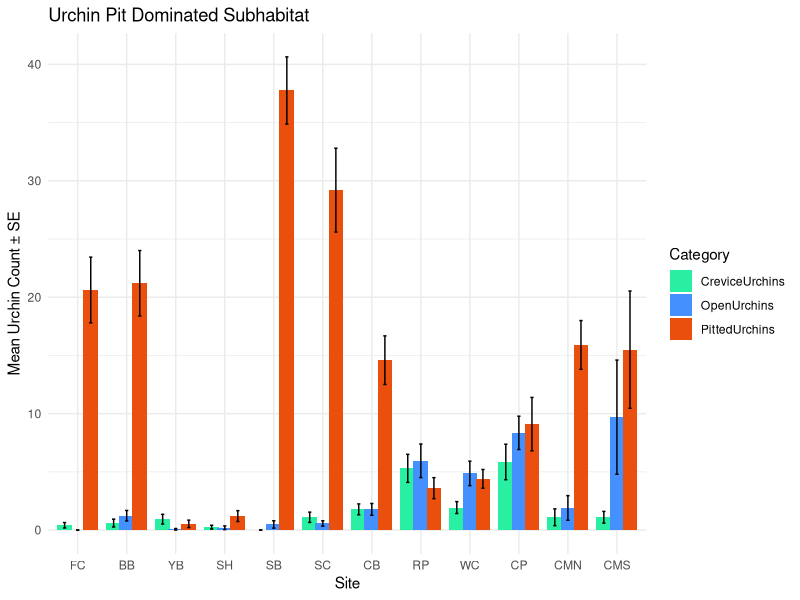
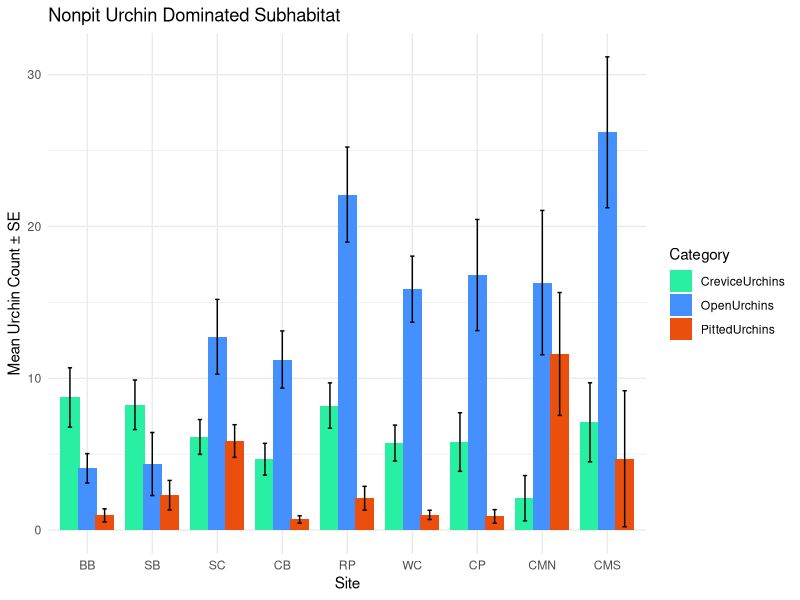
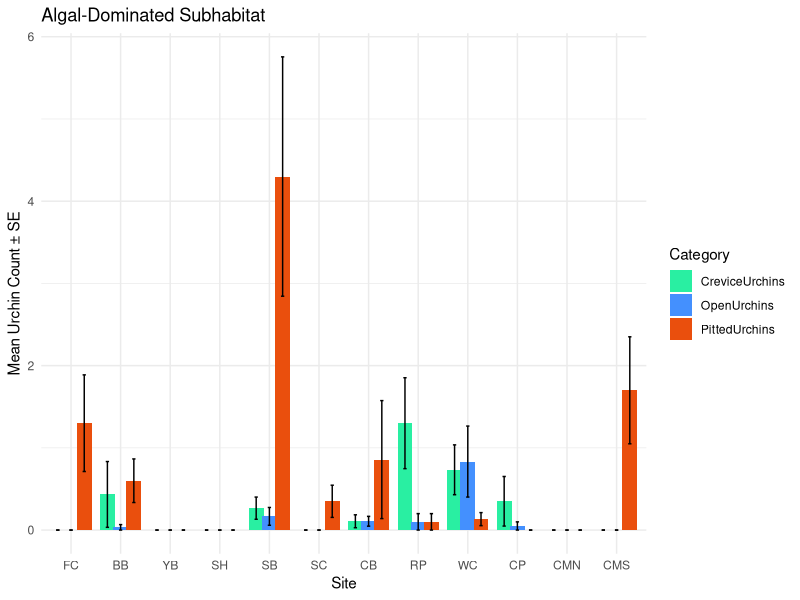

Source code (R) for these figures, in order:
library(tidyverse)
#library(dplyr)
library(vegan)
#library(multcompView)
library(ggplot2)
#library(ggpubr)
#library(FSA)
#library(rcompanion)
#library(tweedie)
library(statmod)
library(viridis)
library(kableExtra)
library(cowplot)

################################################################################
#Set Up data frame 
################################################################################
urch <- read.csv("Data/urch_clean.csv")

#Cali first 
#urch$SiteCode <- factor(urch$SiteCode, levels=c("CMS", "CMN", "CP", "WC" , 
#                                                "RP", "CB", "SC", "SB", "SH", 
#                                               "YB", "BB", "FC"))

urch$SiteCode <- factor(urch$SiteCode, levels = c( "FC", "BB", "YB", "SH", "SB", 
                                                   "SC", "CB","RP", "WC", "CP", 
                                                   "CMN", "CMS"))

site_names <- c(
  "BB" = "Boiler Bay",
  "FC" = "Fogarty Creek",
  "YB" = "Yachats Beach",
  "SH" = "Strawberry Hill",
  "SB" = "Sunset Bay",
  "SC" = "South Cove",
  "CB" = "Cape Blanco",
  "RP" = "Rocky Point",
  "WC" = "Whiskey Creek",
  "CP" = "Chetco Point",
  "CMN" = "Cape Mendocino North",
  "CMS" = "Cape Mendocino South"
)


site_cols <- c(
  "BB" = "#30123BFF",
  "FC" = "#4454C4FF",
  "YB" = "#4490FEFF",
  "SH" = "#1FC8DEFF",
  "SB" = "#29EFA2FF",
  "SC" = "#7DFF56FF",
  "CB" = "#C1F334FF",
  "RP" = "#F1CA3AFF",
  "WC" = "#FE922AFF",
  "CP" = "#EA4F0DFF",
  "CMN" = "#BE2102FF",
  "CMS" = "#7A0403FF"
)

behav_subhab_cols <- c(
  "PittedUrchins" = "#EA4F0DFF",
  "Cryptic" = "#F1CA3AFF",
  "CreviceUrchins" = "#29EFA2FF",
  "OpenUrchins" = "#4490FEFF"
)

View(urch)

# don't look at AZ-- urchin-dominated zones only. 
OnlyUrch <- urch %>%
  filter(Subhabitat %in% c("UPZ", "NPZ"))

# upz only
UPZ <- urch %>%
  filter(Subhabitat== "UPZ")

# upz only
NPZ <- urch %>%
  filter(Subhabitat== "NPZ")

# az only
AZ <- urch%>%
  filter(Subhabitat=="AZ")

#drop SB 2024 from dataset as no true NPZ existed. 
NPZ <- NPZ %>%
  filter(!(SiteCode == "SB" & Year == 2024))


# #remove YB and SH
# NoPerpetua <- OnlyUrch %>%
#   filter(!(SiteCode %in% c("SH", "YB")))

# pivot longer to get behavior 
plotdat <- OnlyUrch %>%
  pivot_longer(
    cols = c(Cryptic, OpenUrchins),
    names_to = "UrchinBehavior",
    values_to = "UrchinDensity"
  )

npz_long <- NPZ %>%
  pivot_longer(
    cols = c(PittedUrchins, CreviceUrchins, OpenUrchins),
    names_to = "Category",
    values_to = "Count"
  )

upz_long <- UPZ %>%
  pivot_longer(
    cols = c(PittedUrchins, CreviceUrchins, OpenUrchins),
    names_to = "Category",
    values_to = "Count"
  )

az_long <- AZ %>%
  pivot_longer(
    cols = c(PittedUrchins, CreviceUrchins, OpenUrchins),
    names_to = "Category",
    values_to = "Count"
  )

# plots to look at mean urch counts 
upz_summary <- upz_long %>%
  group_by(SiteCode, Category) %>%
  summarise(
    mean_count = mean(Count, na.rm = TRUE),
    se_count = sd(Count, na.rm = TRUE) / sqrt(n()),
    .groups = "drop"
  )

upz1 <- ggplot(upz_summary, aes(x = SiteCode, y = mean_count, fill = Category)) +
  geom_col(position = position_dodge(width = 0.8)) +
  geom_errorbar(
    aes(ymin = mean_count - se_count, ymax = mean_count + se_count),
    position = position_dodge(width = 0.8),
    width = 0.2
  ) +
  scale_fill_manual(values = behav_subhab_cols) +
  labs(
    title = "Urchin Pit Dominated Subhabitat",
    x = "Site",
    y = "Mean Urchin Count ± SE",
    fill = "Category"
  ) +
  theme_minimal()

npz_summary <- npz_long %>%
  group_by(SiteCode, Category) %>%
  summarise(
    mean_count = mean(Count, na.rm = TRUE),
    se_count = sd(Count, na.rm = TRUE) / sqrt(n()),
    .groups = "drop"
  )

npz1 <- ggplot(npz_summary, aes(x = SiteCode, y = mean_count, fill = Category)) +
  geom_col(position = position_dodge(width = 0.8)) +
  geom_errorbar(
    aes(ymin = mean_count - se_count, ymax = mean_count + se_count),
    position = position_dodge(width = 0.8),
    width = 0.2
  ) +
  scale_fill_manual(values = behav_subhab_cols) +
  labs(
    title = "Nonpit Urchin Dominated Subhabitat",
    x = "Site",
    y = "Mean Urchin Count ± SE",
    fill = "Category"
  ) +
  theme_minimal()

ggsave(filename = "Figures/Surveys/Exploratory/upz1.png", 
       plot =upz1  , width = 8, height = 6, dpi = 300)
ggsave(filename = "Figures/Surveys/Exploratory/npz1.png", 
       plot =npz1  , width = 8, height = 6, dpi = 300)


az_summary <- az_long %>%
  group_by(SiteCode, Category) %>%
  summarise(
    mean_count = mean(Count, na.rm = TRUE),
    se_count = sd(Count, na.rm = TRUE) / sqrt(n()),
    .groups = "drop"
  )

az1 <- ggplot(az_summary, aes(x = SiteCode, y = mean_count, fill = Category)) +
  geom_col(position = position_dodge(width = 0.8)) +
  geom_errorbar(
    aes(ymin = mean_count - se_count, ymax = mean_count + se_count),
    position = position_dodge(width = 0.8),
    width = 0.2
  ) +
  scale_fill_manual(values = behav_subhab_cols) +
  labs(
    title = "Algal-Dominated Subhabitat",
    x = "Site",
    y = "Mean Urchin Count ± SE",
    fill = "Category"
  ) +
  theme_minimal()

ggsave(filename = "Figures/Surveys/Exploratory/az1.png", 
       plot =az1  , width = 8, height = 6, dpi = 300)

###########
# Tables
################################################################################
UPZ %>%
  group_by(SiteCode) %>%
  summarise(
    MeanPitted = mean(PittedUrchins, na.rm = TRUE),
    SEPitted   = sd(PittedUrchins, na.rm = TRUE) / sqrt(n()), 
    MeanCrevice = mean(CreviceUrchins, na.rm = TRUE),
    SECrevice   = sd(CreviceUrchins, na.rm = TRUE) / sqrt(n()),
    MeanOpen = mean(OpenUrchins, na.rm = TRUE),
    SEOpen   = sd(OpenUrchins, na.rm = TRUE) / sqrt(n())
  ) %>%
  mutate(
    MeanPitted = round(MeanPitted, 1),
    SEPitted   = round(SEPitted, 1),
    MeanCrevice = round(MeanCrevice, 1),
    SECrevice   = round(SECrevice, 1),
    MeanOpen = round(MeanOpen, 1),
    SEOpen   = round(SEOpen, 1),
    
    # Name the new columns
    Pitted  = paste0(MeanPitted, " ± ", SEPitted),
    Crevice = paste0(MeanCrevice, " ± ", SECrevice),
    Open    = paste0(MeanOpen, " ± ", SEOpen)
  ) %>%
  # Keep only the columns you want in the table
  select(SiteCode, Pitted, Crevice, Open) %>%
  kable(
    format = "html",
    col.names =c("Site", "Pitted Urchin Count",
                 "Crevice Urchin Count",
                 "Open Urchin Count"),
    align = c("l", "c", "c", "c")
  ) %>%
  kable_styling(
    bootstrap_options = c("striped", "hover", "condensed"),
    full_width = FALSE,
    font_size = 14
  ) %>%
  row_spec(0, bold = TRUE)

#############and NPZ

NPZ %>%
  group_by(SiteCode) %>%
  summarise(
    MeanPitted = mean(PittedUrchins, na.rm = TRUE),
    SEPitted   = sd(PittedUrchins, na.rm = TRUE) / sqrt(n()), 
    MeanCrevice = mean(CreviceUrchins, na.rm = TRUE),
    SECrevice   = sd(CreviceUrchins, na.rm = TRUE) / sqrt(n()),
    MeanOpen = mean(OpenUrchins, na.rm = TRUE),
    SEOpen   = sd(OpenUrchins, na.rm = TRUE) / sqrt(n())
  ) %>%
  mutate(
    MeanPitted = round(MeanPitted, 1),
    SEPitted   = round(SEPitted, 1),
    MeanCrevice = round(MeanCrevice, 1),
    SECrevice   = round(SECrevice, 1),
    MeanOpen = round(MeanOpen, 1),
    SEOpen   = round(SEOpen, 1),
    
    # Name the new columns
    Pitted  = paste0(MeanPitted, " ± ", SEPitted),
    Crevice = paste0(MeanCrevice, " ± ", SECrevice),
    Open    = paste0(MeanOpen, " ± ", SEOpen)
  ) %>%
  # Keep only the columns you want in the table
  select(SiteCode, Pitted, Crevice, Open) %>%
  kable(
    format = "html",
    col.names = c("Site", "Pitted Urchin Count",
                  "Crevice Urchin Count",
                  "Open Urchin Count"),
    align = c("l", "c", "c", "c")
  ) %>%
  kable_styling(
    bootstrap_options = c("striped", "hover", "condensed"),
    full_width = FALSE,
    font_size = 14
  ) %>%
  row_spec(0, bold = TRUE)
